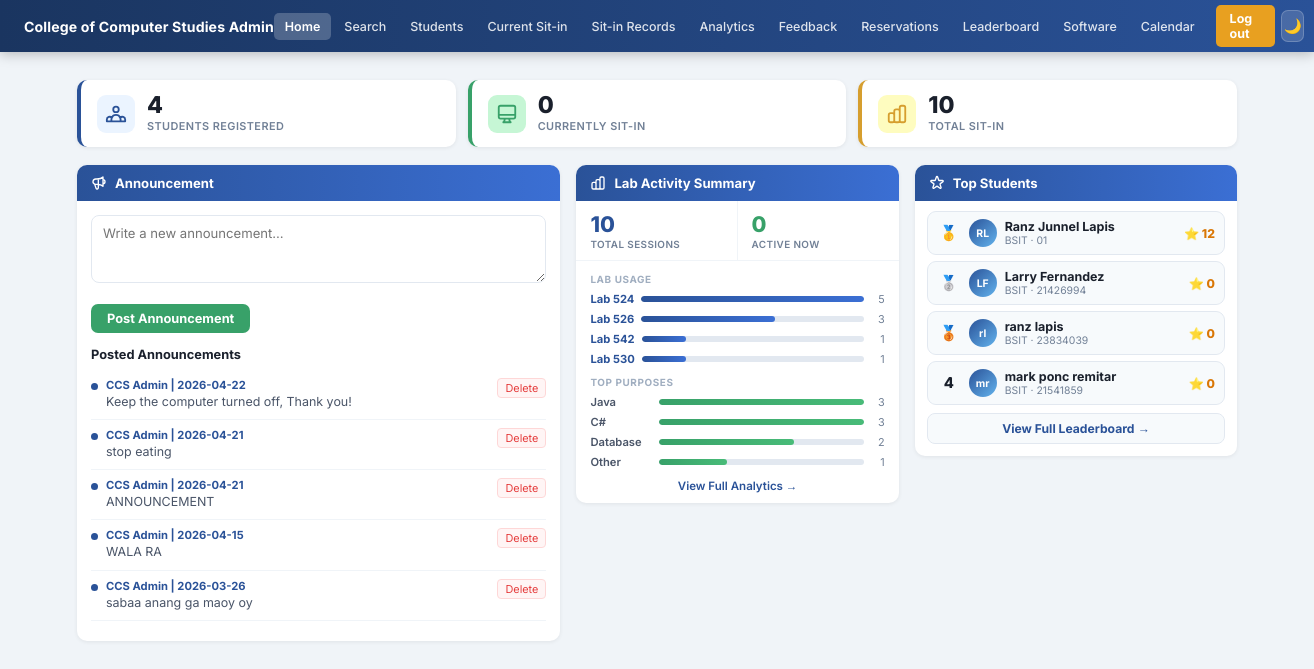
The page /dashboard (signed in) on the database as committed earlier.
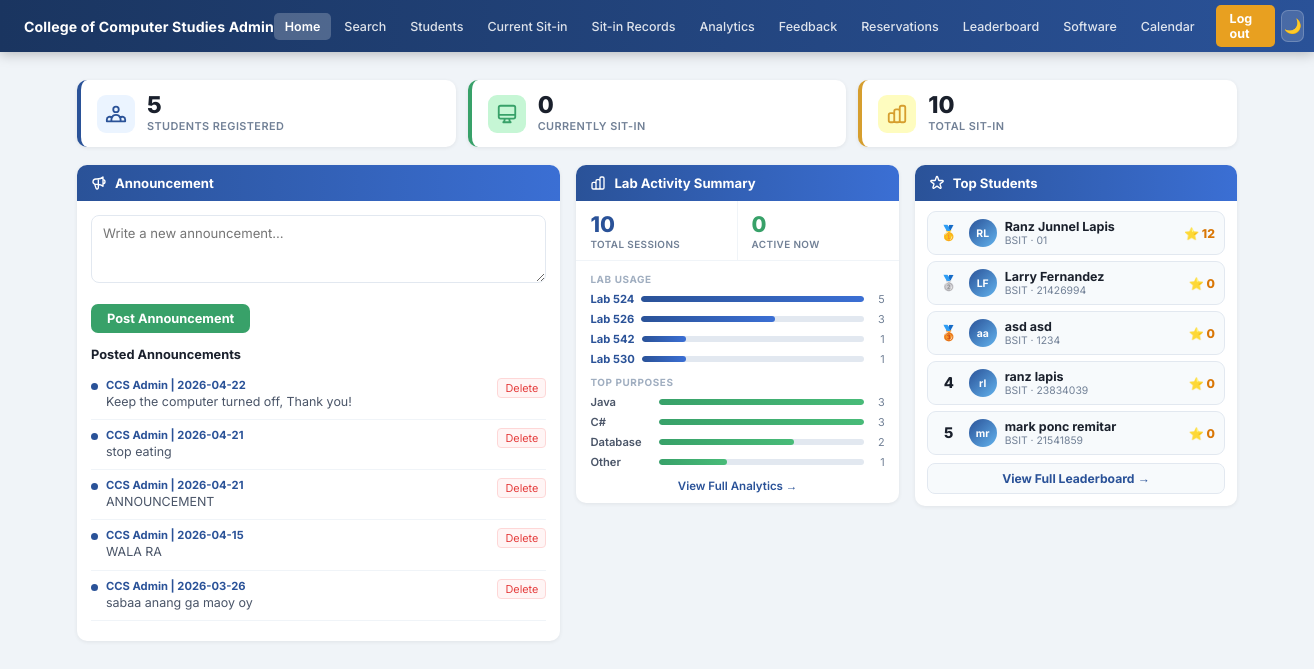
The same page on the database as committed later.
### tables this page shows
CREATE TABLE announcements (
            id         INTEGER PRIMARY KEY AUTOINCREMENT,
            content    TEXT NOT NULL,
            posted_by  VARCHAR(100) DEFAULT 'CCS Admin',
            created_at TIMESTAMP DEFAULT CURRENT_TIMESTAMP
        );

CREATE TABLE students (
            id             INTEGER PRIMARY KEY AUTOINCREMENT,
            idno           VARCHAR(20)  UNIQUE NOT NULL,
            lastname       VARCHAR(50)  NOT NULL,
            firstname      VARCHAR(50)  NOT NULL,
            middlename     VARCHAR(50),
            course         VARCHAR(20)  NOT NULL,
            level          VARCHAR(5)   NOT NULL,
            email          VARCHAR(100) UNIQUE NOT NULL,
            address        TEXT,
            password       VARCHAR(255) NOT NULL,
            image_filename VARCHAR(255),
            remaining_session INTEGER DEFAULT 30,
            created_at     TIMESTAMP DEFAULT CURRENT_TIMESTAMP
        , profile_image TEXT, points INTEGER DEFAULT 0);

### app.py (the view, shortened to what this page needs)
@app.route('/dashboard')
def dashboard():
    if not is_logged_in():
        return redirect(url_for('login'))
    if is_admin():
        stats         = get_sitin_stats()
        announcements = get_all_announcements()
        leaderboard   = get_leaderboard()
        testimonials = get_testimonials(6)
        return render_template('admin_dashboard.html',
                               stats=stats,
                               announcements=announcements,
                               leaderboard=leaderboard,
                               testimonials=testimonials)

### app.py (called while the page is built)
def is_logged_in():
    return 'student_id' in session

def is_admin():
    return session.get('role') == 'admin'

### dbhelper.py (called while the page is built)
def connect():
    base_path = os.path.dirname(os.path.abspath(__file__))
    db_path   = os.path.join(base_path, "sysarch.db")
    conn      = sqlite3.connect(db_path)
    conn.row_factory = sqlite3.Row
    return conn

def get_leaderboard():
    conn = connect()
    cur  = conn.cursor()
    cur.execute('''
        SELECT idno, firstname, lastname, course, level, points,
               remaining_session
        FROM students
        ORDER BY points DESC, lastname ASC
        LIMIT 20
    ''')
    rows = cur.fetchall()
    conn.close()
    return rows

def get_all_announcements():
    conn = connect()
    cur  = conn.cursor()
    cur.execute("SELECT * FROM announcements ORDER BY created_at DESC")
    rows = cur.fetchall()
    conn.close()
    return rows

### templates/admin_dashboard.html (shortened to what the changed rows need)
<!DOCTYPE html>
<html lang="en">
<head>
  <link rel="stylesheet" href="{{ url_for('static', filename='css/admin.css') }}">
</head>
<body>
{% from 'macros.html' import admin_nav %}
<div class="admin-page">
  <div class="summary-boxes">
    <div class="summary-box blue">
      <div>
        <div class="summary-num">{{ stats.total_students }}</div>
        <div class="summary-lbl">Students Registered</div>
      </div>
    </div>
  </div>
  <div class="dash-grid">
    <div class="card">
      <div class="card-body">
        <div class="ann-list">
          {% for ann in announcements %}
            <div class="ann-item">
              <div class="ann-dot"></div>
              <div class="ann-content">
                <div class="ann-meta">CCS Admin | {{ ann.created_at[:10] }}</div>
                <div class="ann-body">{{ ann.content }}</div>
              </div>
              <a href="{{ url_for('delete_announcement_route', ann_id=ann.id) }}"
                 class="ann-delete"
                 onclick="return confirm('Delete this announcement?')">Delete</a>
            </div>
          {% else %}
            <p class="no-data">No announcements posted yet.</p>
          {% endfor %}
        </div>
      </div>
    </div>
    <div class="card">
      <div class="card-body" style="padding:12px 14px 6px;">
        {% if stats.lab_counts %}
          {% set max_lab = stats.lab_counts[0].cnt if stats.lab_counts else 1 %}
          {% for l in stats.lab_counts %}
            <div class="bar-row">
              <span class="bar-name blue">Lab {{ l.lab }}</span>
              <div class="bar-track"><div class="bar-fill blue" style="width:{{ (l.cnt / max_lab * 100)|int }}%;"></div></div>
              <span class="bar-count">{{ l.cnt }}</span>
            </div>
          {% endfor %}
        {% endif %}
        {% if stats.purpose_counts %}
          {% set max_p = stats.purpose_counts[0].cnt if stats.purpose_counts else 1 %}
          {% for p in stats.purpose_counts[:4] %}
            <div class="bar-row">
              <span class="bar-name gray" title="{{ p.purpose }}">{{ p.purpose }}</span>
              <div class="bar-track"><div class="bar-fill green" style="width:{{ (p.cnt / max_p * 100)|int }}%;"></div></div>
              <span class="bar-count">{{ p.cnt }}</span>
            </div>
          {% endfor %}
        {% else %}
          <p class="no-data" style="padding:14px 0;">No sit-in data yet.</p>
        {% endif %}
      </div>
    </div>
    <div class="card">
      <div class="card-body" style="padding:10px 12px 12px;">
        {% if leaderboard %}
          {% for s in leaderboard[:5] %}
            <div class="lb-row">
              <span class="lb-rank">
                {% if loop.index == 1 %}🥇
                {% elif loop.index == 2 %}🥈
                {% elif loop.index == 3 %}🥉
                {% else %}{{ loop.index }}{% endif %}
              </span>
              <div class="lb-avatar">
                {% if s.profile_image %}
                  <img src="{{ url_for('static', filename='uploads/' + s.profile_image) }}" alt=""/>
                {% else %}
                  {{ s.firstname[0] }}{{ s.lastname[0] }}
                {% endif %}
              </div>
              <div class="lb-info">
                <div class="lb-name">{{ s.firstname }} {{ s.lastname }}</div>
                <div class="lb-course">{{ s.course }} · {{ s.idno }}</div>
              </div>
              <div class="lb-pts">⭐ {{ s.points }}</div>
            </div>
          {% endfor %}
        {% else %}
          <div class="no-lb">No points earned yet.</div>
          <a href="{{ url_for('admin_leaderboard') }}" class="view-all-btn">View Leaderboard →</a>
        {% endif %}
      </div>
    </div>
  </div>
</div>
</body>
</html>

Rows that differ between the two databases and show on the page:
added students: firstname "a", lastname "a", firstname "asd", lastname "asd", course "BSIT", idno "1234", points "0"
shown differently, row unchanged: students "ranz": no longer shows "🥉"
Other text that changed with them:
{{ stats.total_students }}: "4" → "5"
